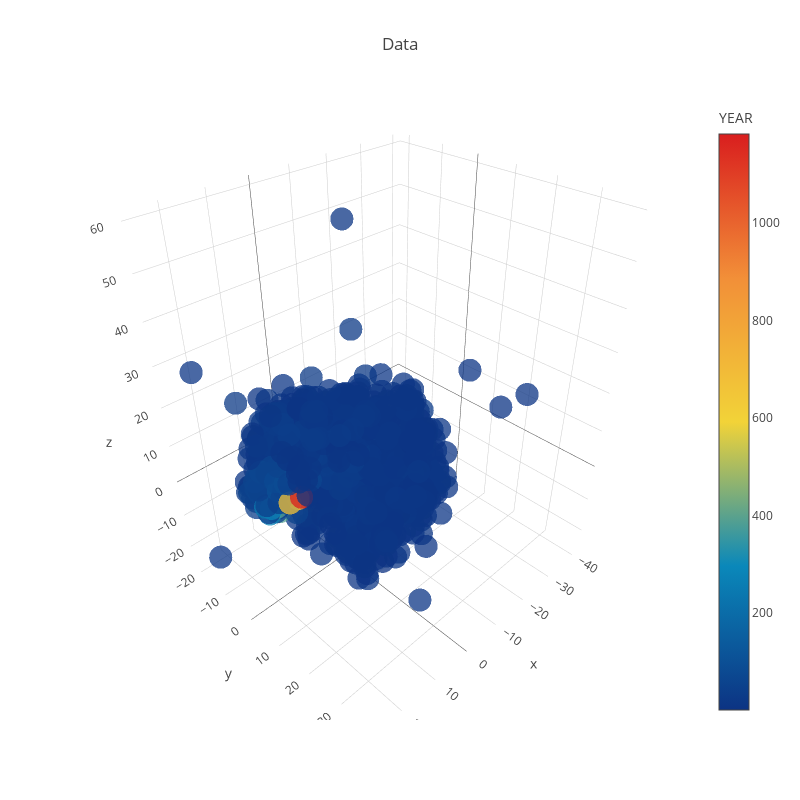

The notebook cell saved with this chart:
### Code cell
trace1 = go.Scatter3d(
    x=tsne_results[:,0],
    y=tsne_results[:,1],
    z=tsne_results[:,2],
    mode='markers',
    marker=dict(
        sizemode='diameter',
        color = df['P.E'].values,
        colorscale = 'Portland',
        colorbar = dict(title = 'YEAR'),
        line=dict(color='rgb(255, 255, 255)'),
        opacity=0.75
    )
)

data=[trace1]
layout=dict(height=800, width=800, title='Data')
fig=dict(data=data, layout=layout)
py.iplot(fig, filename='3DBubble')

### Figure 1 — Plotly figure (JSON) as saved in the notebook; plotly's stock layout.template omitted (floating-point values rounded to 4 significant figures; data arrays with more than 128 entries replaced by an {"elided": "..."} marker saying what was removed)
{"data": [{"marker": {"color": {"elided": "998 float values"}, "colorbar": {"title": "YEAR"}, "colorscale": "Portland", "line": {"color": "rgb(255, 255, 255)"}, "opacity": 0.75, "sizemode": "diameter"}, "mode": "markers", "type": "scatter3d", "x": {"elided": "998 float values"}, "y": {"elided": "998 float values"}, "z": {"elided": "998 float values"}}], "layout": {"height": 800, "title": "Data", "width": 800}}
